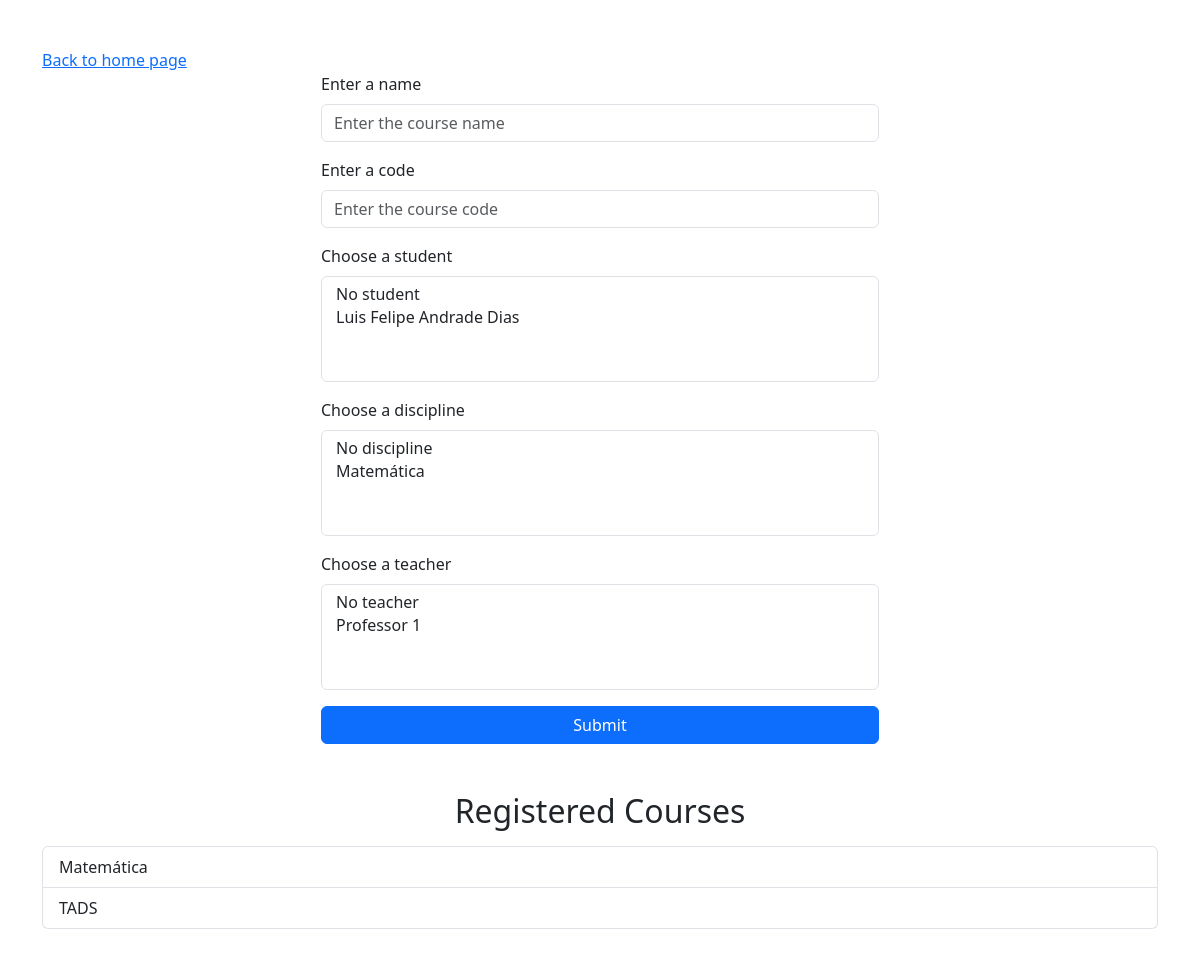
/course, run on an earlier commit of the app's database.
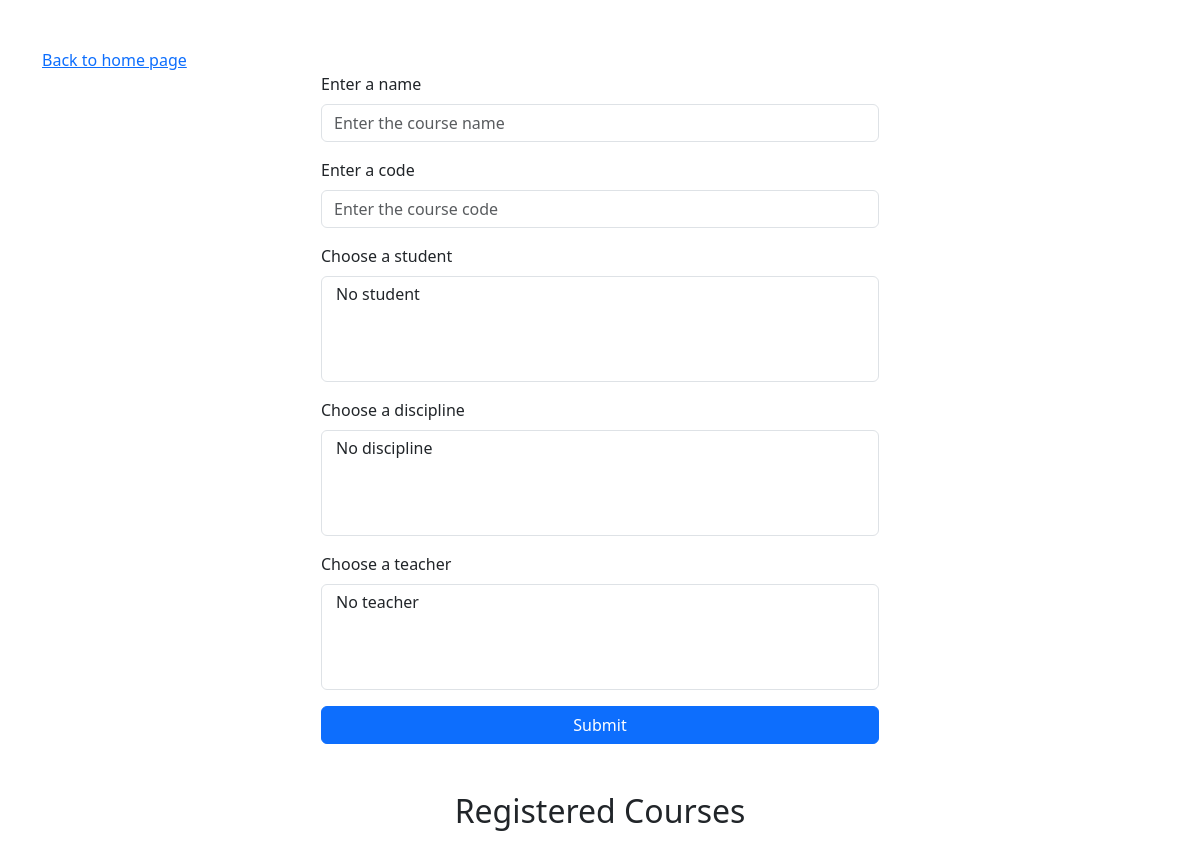
And on a later commit of the database.
### app/models.py (models this page shows)
class Course(db.Model):
  __tablename__ = 'courses'
  id = db.Column(db.Integer, primary_key=True)
  name = db.Column(db.String(100), nullable=False)
  code = db.Column(db.String(50), unique=True, nullable=False)
  students = db.relationship('Student', backref='course', lazy=True)
  teachers = db.relationship('Teacher', secondary='teacher_course', back_populates='courses')
  disciplines = db.relationship('Discipline', secondary='discipline_course', back_populates='courses')

### app/routes.py (the view, shortened to what this page needs)
@main.route('/course', methods=['GET', 'POST'])
def course():
  form = CourseForm()
  courses = Course.query.all()
  return render_template('course.html', form=form, courses=courses)

### app/forms.py
class CourseForm(FlaskForm):
  name = StringField('Enter a name', validators=[DataRequired()])
  code = StringField('Enter a code', validators=[DataRequired()])
  student = SelectMultipleField('Choose a student', default=None, coerce=int)
  teacher = SelectMultipleField('Choose a teacher', default=None, coerce=int)
  discipline = SelectMultipleField('Choose a discipline', default=None, coerce=int)
  submit = SubmitField('Submit')
  def __init__(self, *args, **kwargs):
    super(CourseForm, self).__init__(*args, **kwargs)
    self.student.choices = [(student.id, student.name) for student in Student.query.all()]
    self.student.choices.insert(0, (0, 'No student'))
    self.teacher.choices = [(teacher.id, teacher.name) for teacher in Teacher.query.all()]
    self.teacher.choices.insert(0, (0, 'No teacher'))
    self.discipline.choices = [(discipline.id, discipline.name) for discipline in Discipline.query.all()]
    self.discipline.choices.insert(0, (0, 'No discipline'))

### app/templates/course.html (shortened to what this page needs)
<!doctype html>
<html lang="en">
<head>
  <link href="https://cdn.jsdelivr.net/npm/bootstrap@5.3.3/dist/css/bootstrap.min.css" rel="stylesheet"
>
</head>
<body>
  <div class="container my-5">
    <a href="/">Back to home page</a>
    <form class="w-50 m-auto" method="POST" action="">
      <div class="mb-3">
        {{ form.name.label(class="form-label") }}
        {{ form.name(class="form-control", placeholder="Enter the course name") }}
      </div>
      <div class="mb-3">
        {{ form.code.label(class="form-label") }}
        {{ form.code(class="form-control", placeholder="Enter the course code") }}
      </div>
      <div class="mb-3">
        {{ form.student.label(class="form-label") }}
        {{ form.student(class="form-select") }}
      </div>
      <div class="mb-3">
        {{ form.discipline.label(class="form-label") }}
        {{ form.discipline(class="form-select") }}
      </div>
      <div class="mb-3">
        {{ form.teacher.label(class="form-label") }}
        {{ form.teacher(class="form-select") }}
      </div>
      <div class="d-grid">
        {{ form.submit(class="btn btn-primary") }}
      </div>
    </form>
    <h2 class="mt-5 mb-3 text-center">Registered Courses</h2>
    <ul class="list-group">
      {% for course in courses %}
      <li class="list-group-item">{{ course.name }}</li>
      {% endfor %}
    </ul>
  </div>
</body>
</html>

What changed in the data, as far as the page shows it:
removed Course: name "Matemática"
removed Course: name "TADS"
Also different on the page:
form field student: "No student / Luis Felipe Andrade Dias" → "No student"
form field discipline: "No discipline / Matemática" → "No discipline"
form field teacher: "No teacher / Professor 1" → "No teacher"
